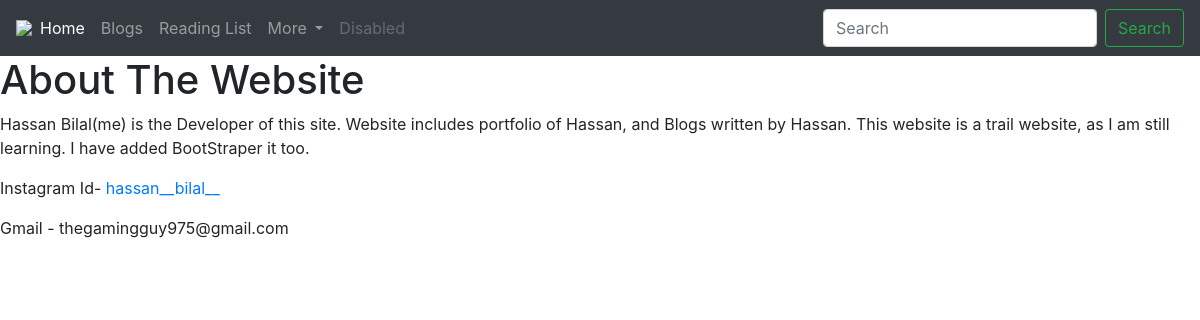
The page /about/ on the database its author committed.
### about/models.py (models this page shows)
class ProjectAbout(models.Model):
    title = models.CharField(max_length=100)
    description = models.TextField(max_length=250)
    image = models.ImageField(upload_to='portfolio/image',blank=True)
    InstaURL = models.URLField()
    Gmail=models.CharField(max_length=100)

### about/views.py (the view)
# urls.py: path('', views.about, name='about'),
def about(request):
    projects=ProjectAbout.objects.all()
    return render(request,'about/aboutme.html',{'projects':projects})

### about/templates/about/aboutme.html
{% extends 'portfolio/base.html' %}
{% block content %}
{% for project in projects %}
<h1>{{ project.title }}</h1>
<p>{{ project.description|striptags }}</p>
<p>Instagram Id-<a href="{{ project.InstaURL }}">  hassan__bilal__</a></p>
<p>Gmail - {{ project.Gmail }}</p>
{% endfor %}
{% endblock %}

### rows shown on the page
ProjectAbout: title "About The Website", description "Hassan Bilal(me) is the Developer of this site. Website includes portfolio of Hassan, and Blogs written by Hassan. This website is a trail website, as I am still learning. I have added BootStraper it too.", Gmail "thegamingguy975@gmail.com"
